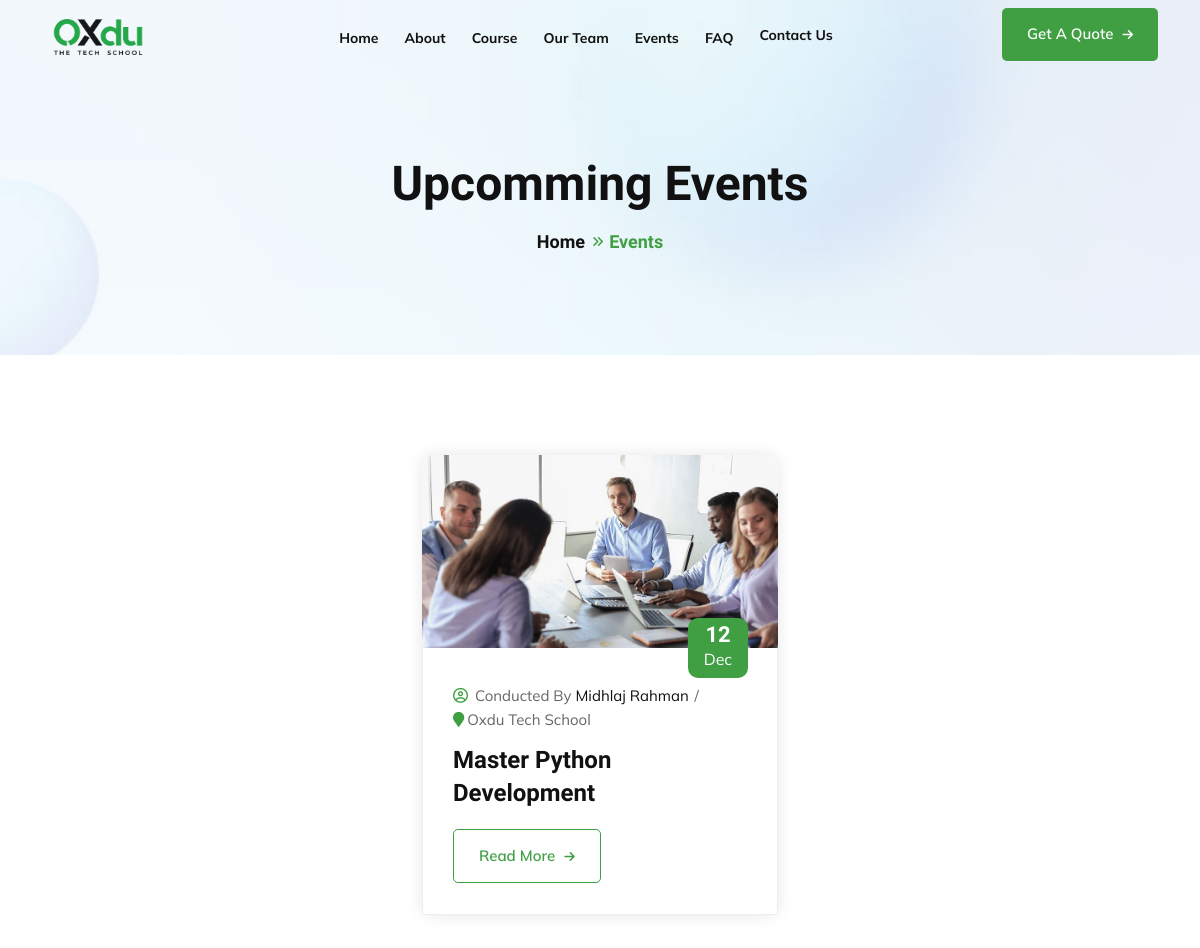
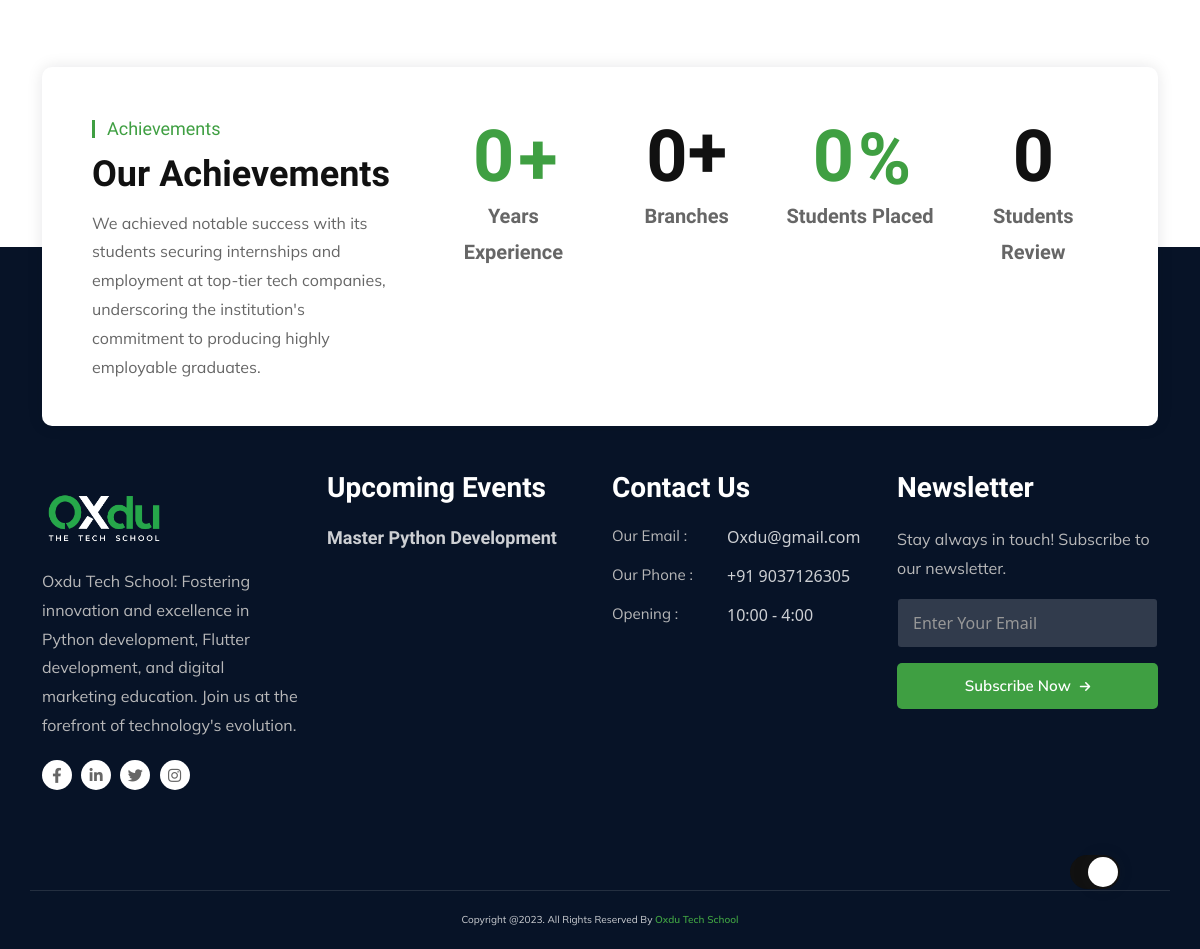
/events, run on an earlier commit of the app's database (2 pictures, top to bottom).
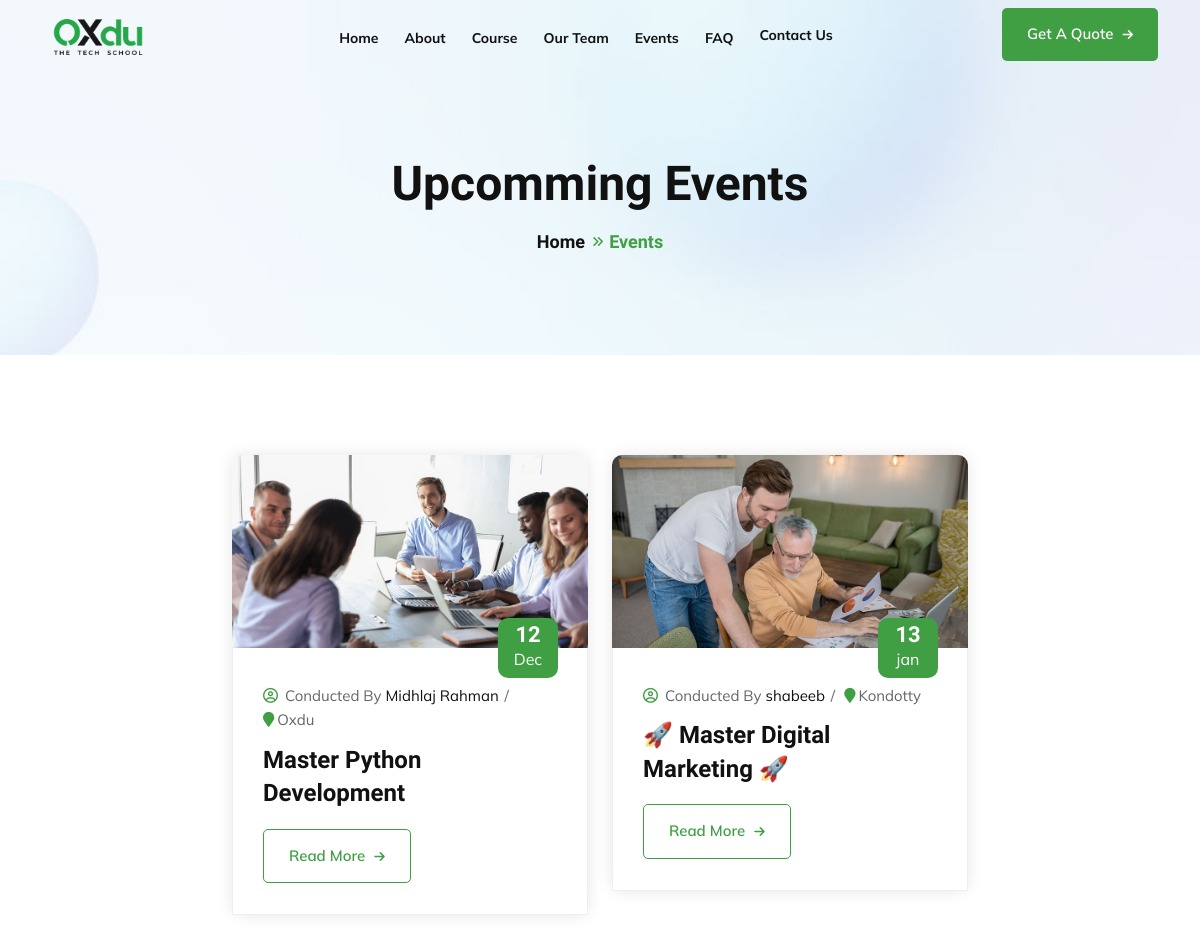
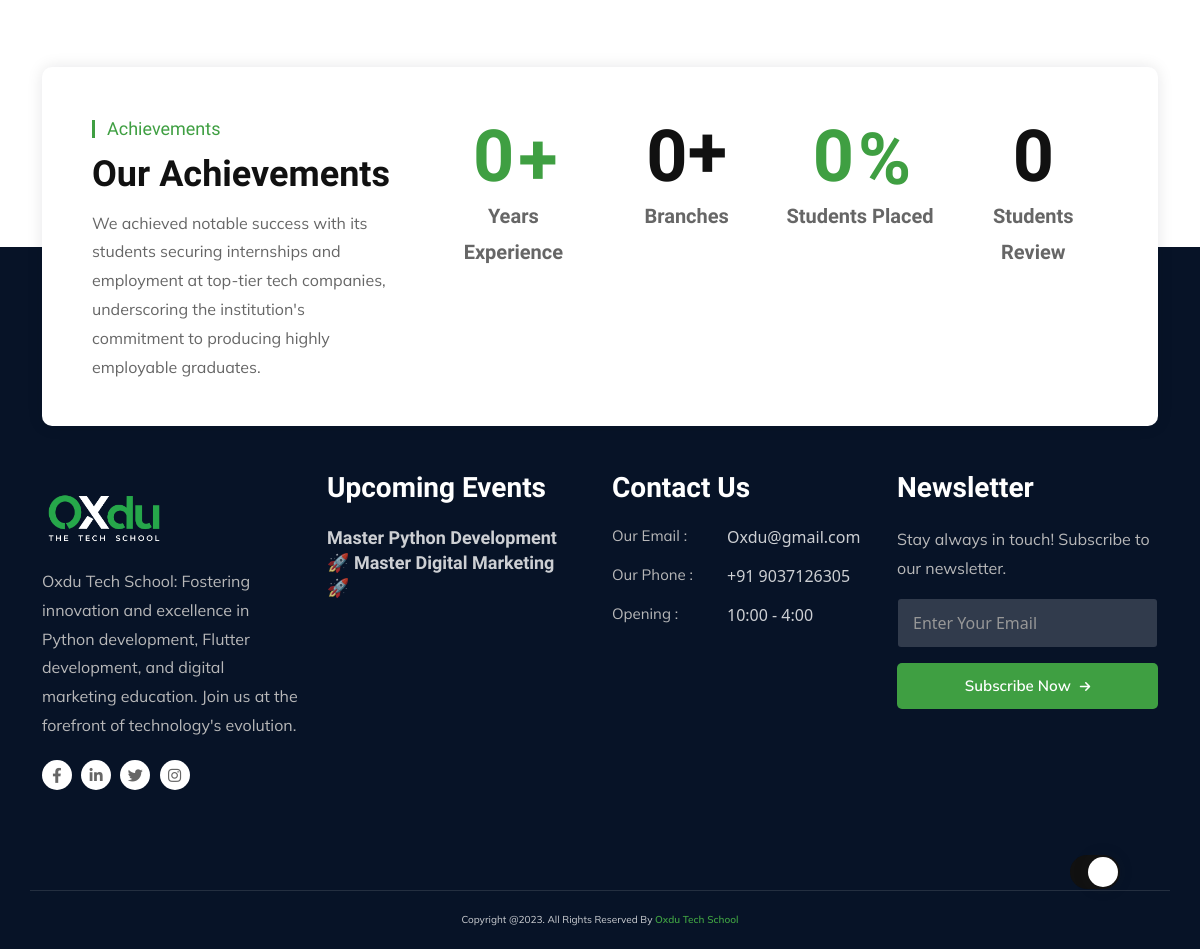
And on a later commit of the database (2 pictures, top to bottom).
### web/models.py (models this page shows, shortened)
class Event(models.Model):
    event_image = models.FileField(upload_to="media")
    event_date = models.IntegerField()
    event_month = models.CharField(max_length=50)
    event_cordinator = models.CharField(max_length=100)
    location = models.CharField(max_length=100)
    event_title = models.CharField(max_length=100)
    event_description = models.TextField()
    slug = models.SlugField(unique=True, max_length=100)

### web/views.py (the view)
# urls.py: path("events", views.events, name="events"),
def events(request):
    event = Event.objects.all()
    context = {"event": event}
    return render(request, "web/events.html", context)

### web/context_processors.py (called while the page is built)
def main_context(request):
    events=Event.objects.all()
    context = {
       'events' : events,
    }
    return context

### templates/web/events.html
{% extends "web/base.html" %}
{% load static %}
{% block content %}
<section class="uni-banner">
<div class="container">
<div class="uni-banner-text-area">
<h1>Upcomming Events</h1>
<ul>
<li><a href="{% url "index" %}">Home</a></li>
<li>Events</li>
</ul>
</div>
</div>
</section>
<section class="blog pt-70 pb-100">
<div class="container">
<div class="row justify-content-center">
    {% for e in event  %}
<div class="col-lg-4 col-md-6 col-sm-12 col-12">
<div class="blog-card blog-card-2">
<div class="blog-img-area">
<a href="{% url "event-details" e.pk %}"><img data-cfsrc="{{e.event_image.url}}" alt="image" style="display:none;visibility:hidden;"><noscript><img src="{{e.event_image.url}}" alt="image"></noscript></a>
<div class="blog-img-date">
<span>{{e.event_date}}</span>
<span>{{e.event_month}}</span>
</div>
</div>
<div class="blog-text-area">
<div class="blog-date">
<ul>
<li><i class="far fa-user-circle"></i> Conducted By <a href="posted-by.html">{{e.event_cordinator}}</a> </li>
<li><i class="fa fa-map-marker"></i>{{e.location}}</li>
</ul>
</div>
<h4><a href="{% url "event-details" e.pk %}">{{e.event_title}}</a></h4>
<a class="default-button default-button-2" href="{% url "event-details" e.pk %}">Read More <i class="fas fa-arrow-right"></i></a>
</div>
</div>
</div>
{% endfor %}
</section>
{% endblock %}

### templates/web/base.html (shortened to what the changed rows need)
{% load static %}
<!DOCTYPE html>
<html lang="zxx">
<head>
<link rel="stylesheet" href="{% static "web/css/animate.min.css" %}">
<link rel="stylesheet" href="{% static "web/css/bootstrap.min.css" %}">
<link rel="stylesheet" href="{% static "web/css/fontawsome.min.css" %}">
<link rel="stylesheet" href="{% static "web/fonts/font/flaticon.css" %}">
<link rel="stylesheet" href="{% static "web/css/meanmenu.min.css" %}">
<link rel="stylesheet" href="{% static "web/css/owl.carousel.min.css" %}">
<link rel="stylesheet" href="{% static "web/css/nice-select.min.css" %}">
<link rel="stylesheet" href="{% static "web/css/owl.theme.default.min.css" %}">
<link rel="stylesheet" href="{% static "web/css/magnific-popup.min.css" %}">
<link rel="stylesheet" href="{% static "web/css/jquery-ui.min.css" %}">
<link rel="stylesheet" href="{% static "web/css/odometer.min.css" %}">
<link rel="stylesheet" href="{% static "web/css/barfiller.css" %}">
<link rel="stylesheet" href="{% static "web/css/style.css" %}">
<link rel="stylesheet" href="{% static "web/css/dark.css" %}">
<link rel="stylesheet" href="{% static "web/css/responsive.css" %}">
</head>
<body>
{% block content %}
{% endblock  %}
{% include 'web/partials/count.html' %}
    <section class="footer ptb-100 bg-071327">
    <div class="container">
    <div class="row">
    <div class="col-xl-3 col-lg-6 col-md-6 col-sm-6 col-12">
        <div class="footer-links footer-news-area pr-20">
        {% for event in events %}
        <div class="footer-news-card mt-0">
        <h5><a href="{% url "event-details" event.pk %}">{{ event.event_title }}</a></h5>
        </div>
        {% endfor %}
        </div>
        </div>
    </div>
    </div>
    </section>
    </body>
    </html>

What changed in the data, as far as the page shows it:
changed Event "Master Python Development": location "Oxdu Tech School" → "Oxdu"
added Event: event_image (picture), event_date "13", event_month "jan", event_cordinator "shabeeb", location "Kondotty", event_title "🚀 Master Digital Marketing 🚀"
